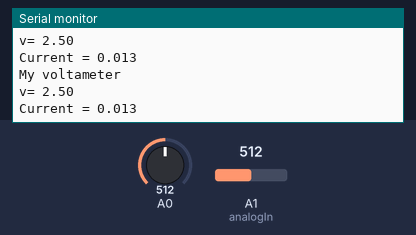
Simulated run of this sketch. Board: Arduino Uno, built with avr-gcc and run on an emulated ATmega328P. Shown: the last lines printed to the serial monitor. The test bench sets the inputs (shaded band); at power-on: A0 = 512, A1 (analogIn) = 512.

Above: at 1.8 s.
1.9 s: A0 set to 716
At 2.8 s:
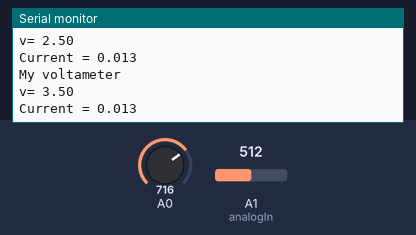
3.4 s: A1 (analogIn) set to 716
At 4.7 s:
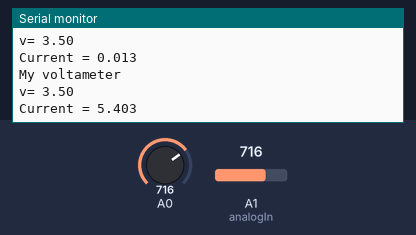
4.9 s: A0 set to 900
At 5.8 s:
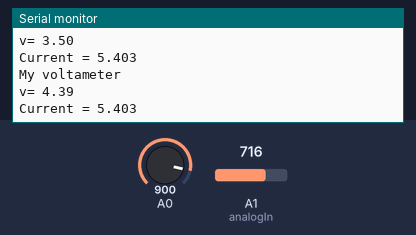
6.4 s: A1 (analogIn) set to 900
At 7.5 s:
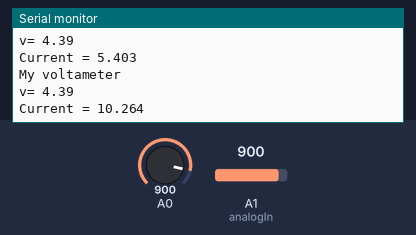
Timing chart, 0 to 8.9 s (numbered marks = the images above; inputs shaded):
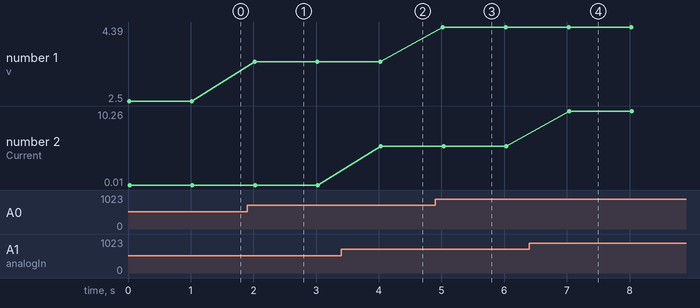

Measured:
- after the input at 1.9 s, the serial monitor: prints a new line after 0.12 s (image 1)
- after the input at 3.4 s, the serial monitor: prints a new line after 0.63 s (image 2)
- after the input at 4.9 s, the serial monitor: prints a new line after 0.12 s (image 3)
- after the input at 6.4 s, the serial monitor: prints a new line after 0.64 s (image 4)
- plotted number 1: 2.5 → 3.5 after the input at 1.9 s, 3.5 → 4.39 after the input at 4.9 s
- plotted number 2: 0.01 → 5.4 after the input at 3.4 s, 5.4 → 10.26 after the input at 6.4 s

The sketch:

multimeter_digital.ino
```cpp
float input_voltage = 0.0;
float temp=0.0;

const int analogIn = A1;
int RawValue= 0;
int ACSoffset = 2500;
double Voltage = 0;
double Amps = 0;
int mVperAmp = 185; // use 100 for 20A Module and 66 for 30A Module


void setup()
{
   Serial.begin(9600);     //  opens serial port, sets data rate to 9600 bps
//   lcd.begin(16, 2);       //// set up the LCD's number of columns and rows:
//   lcd.print("DIGITAL VOLTMETER");
}
void loop()
{

//Conversion formula for voltage

   int analog_value = analogRead(A0);
   input_voltage = (analog_value * 5.0) / 1024.0;


   if (input_voltage < 0.1)
   {
     input_voltage=0.0;
   }
   Serial.println("My voltameter");
    Serial.print("v= ");
    Serial.println(input_voltage);


     RawValue = analogRead(analogIn);
     Voltage = (RawValue / 1023.0) * 5000; // Gets you mV
     Amps = ((Voltage - ACSoffset) / mVperAmp);
     Serial.print("Current = "); // shows the current measured
     Serial.println(Amps,3); // the '3' after voltage allows you to display 3 digits after decimal point
     delay(1000);


//    lcd.setCursor(0, 1);
//    lcd.print("Voltage= ");
//    lcd.print(input_voltage);

}
```
